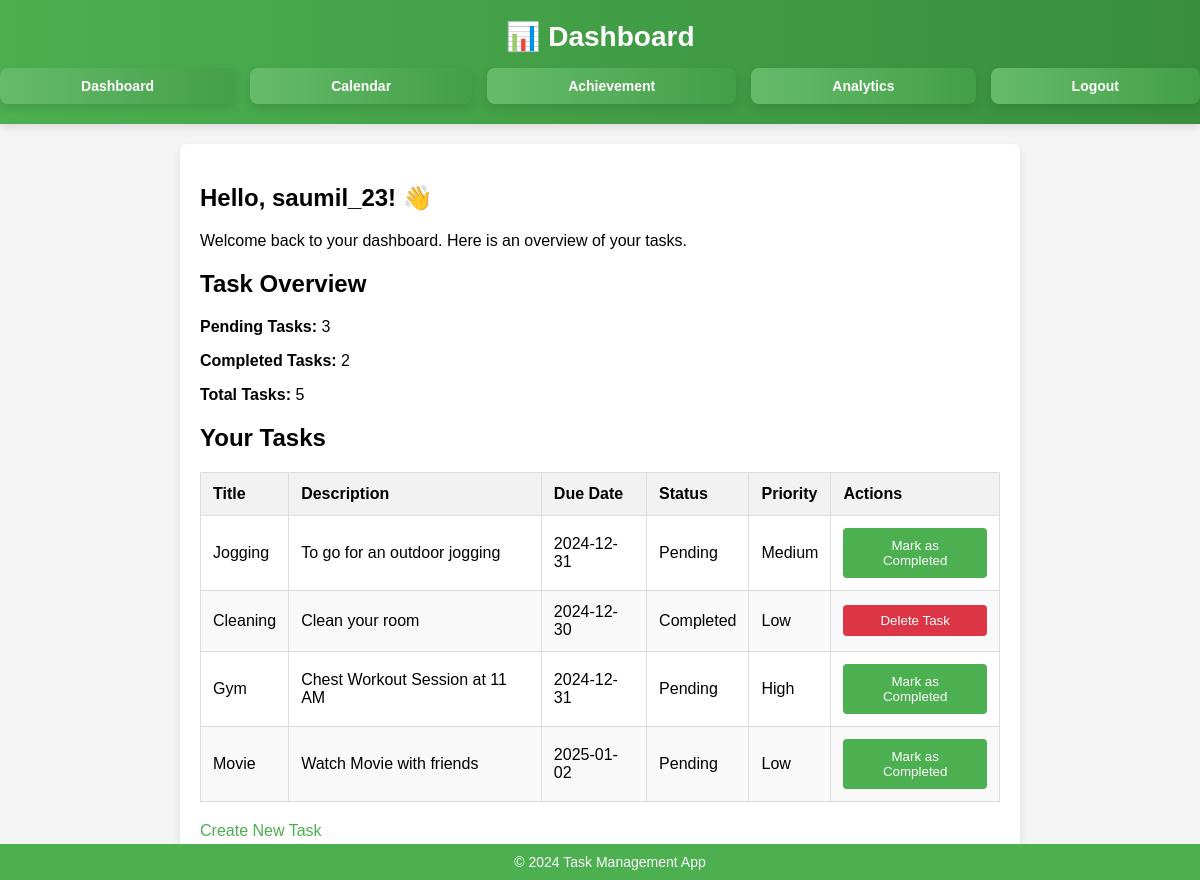
Page /dashboard (signed in) on the earlier database version.
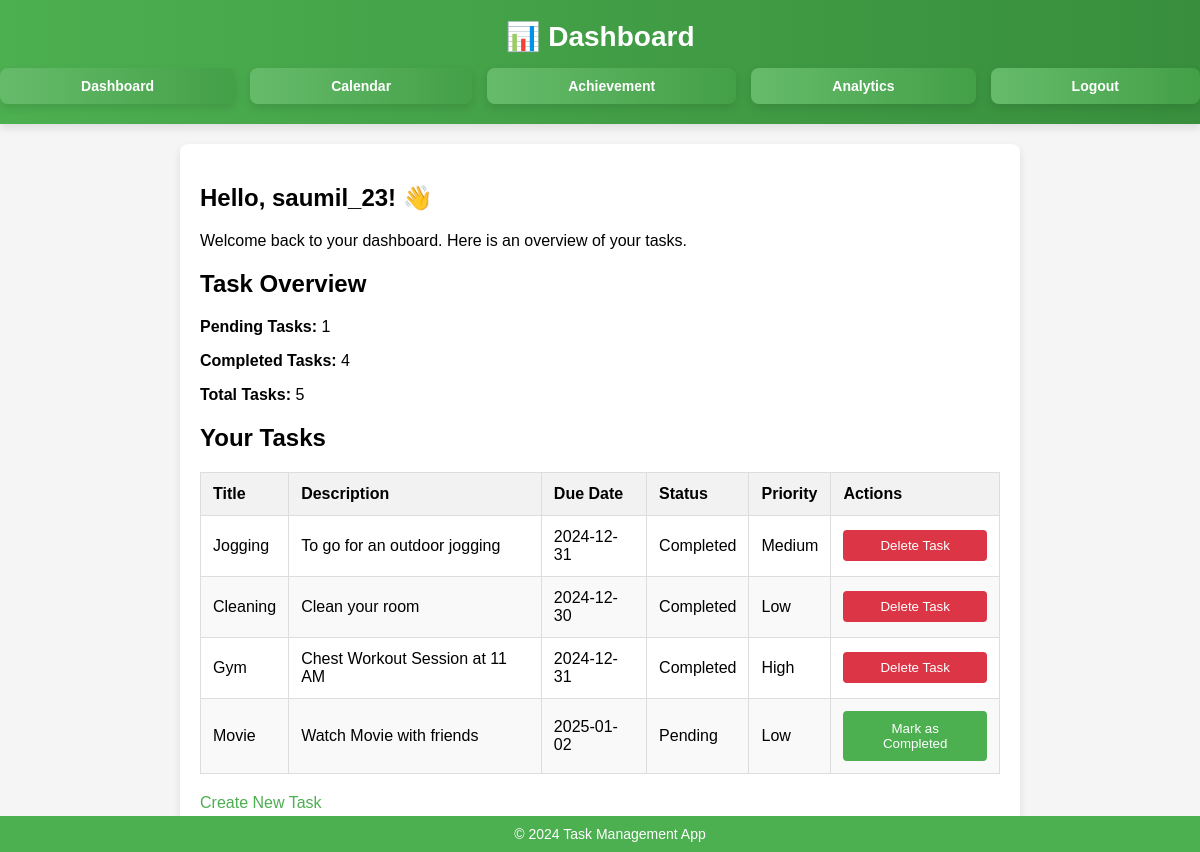
Same page on the later database version.
### main.py (models this page shows)
class Task(db.Model):
    id = db.Column(db.Integer, primary_key=True)
    title = db.Column(db.String(100), nullable=False)
    description = db.Column(db.Text, nullable=True)
    due_date = db.Column(db.Date, nullable=False)
    status = db.Column(db.String(20), default='Pending')
    priority = db.Column(db.String(10), default='Low')
    user_id = db.Column(db.Integer, db.ForeignKey('user.id'))
    created_date = db.Column(db.DateTime, default=datetime.utcnow)
    completed_date = db.Column(db.DateTime, nullable=True)
    is_deleted = db.Column(db.Boolean, default=False)

### main.py (the view)
@app.route('/dashboard')
def dashboard():
    user = get_current_user()
    if not user:
        flash('Please log in first.', 'warning')
        return redirect(url_for('login'))
    tasks = Task.query.filter_by(user_id=user.id).all()
    pending_tasks = sum(1 for task in tasks if task.status == 'Pending' and not task.is_deleted)
    completed_tasks = sum(1 for task in tasks if task.status == 'Completed')
    total_tasks = pending_tasks + completed_tasks
    return render_template('dashboard.html',
                           tasks=tasks,
                           pending_tasks=pending_tasks,
                           completed_tasks=completed_tasks,
                           total_tasks=total_tasks,
                           username=user.username)

### main.py (called while the page is built)
def get_current_user():
    user_id = session.get('user_id')
    if user_id:
        return db.session.get(User, user_id)
    return None

### templates/dashboard.html (shortened to what this page needs)
<!DOCTYPE html>
<html lang="en">
<head>
    <link rel="stylesheet" href="{{ url_for('static', filename='styles.css') }}">
</head>
<body>
    <header>
        <h1>📊 Dashboard</h1>
        <nav>
            <a href="{{ url_for('dashboard') }}">Dashboard</a>
            <a href="{{ url_for('calendar') }}">Calendar</a>
            <a href="{{ url_for('achievement') }}">Achievement</a>
            <a href="{{ url_for('analytics') }}">Analytics</a>
            <a href="{{ url_for('logout') }}">Logout</a>
        </nav>
    </header>
    <main>
        <section class="greeting-message">
            <h2>Hello, {{ username }}! 👋</h2>
            <p>Welcome back to your dashboard. Here is an overview of your tasks.</p>
        </section>
        <section class="task-overview">
            <h2>Task Overview</h2>
            <div class="overview-stats">
                <p><strong>Pending Tasks:</strong> {{ pending_tasks }}</p>
                <p><strong>Completed Tasks:</strong> {{ completed_tasks }}</p>
                <p><strong>Total Tasks:</strong> {{ total_tasks }}</p>
            </div>
        </section>
        <section class="task-list">
            <h2>Your Tasks</h2>
            <table>
                <thead>
                    <tr>
                        <th>Title</th>
                        <th>Description</th>
                        <th>Due Date</th>
                        <th>Status</th>
                        <th>Priority</th>
                        <th>Actions</th>
                    </tr>
                </thead>
                <tbody>
                    {% for task in tasks %}
                        {% if not task.is_deleted%}
                        <tr>
                            <td>{{ task.title }}</td>
                            <td>{{ task.description }}</td>
                            <td>{{ task.due_date }}</td>
                            <td>{{ task.status }}</td>
                            <td>{{ task.priority }}</td>
                            <td>
                                {% if task.status != 'Completed' %}
                                <form action="{{ url_for('complete_task', task_id=task.id) }}" method="POST">
                                    <button type="submit" class="btn btn-primary">Mark as Completed</button>
                                </form>
                                {% elif task.status == 'Completed' and not task.is_deleted %}
                                <form action="{{ url_for('delete_task', task_id=task.id) }}" method="POST">
                                    <button type="submit" class="btn btn-danger">Delete Task</button>
                                </form>
                                {% else %}
                                    <button class="btn btn-secondary" disabled>Task Deleted</button>
                                {% endif %}
                            {% endif %}
                        </td>
                    </tr>
                    {% endfor %}
                </tbody>
            </table>
        </section>
        <a href="{{ url_for('create_task') }}" class="btn btn-success">Create New Task</a>
    </main>
    <footer>
        <p>&copy; 2024 Task Management App</p>
    </footer>
</body>
</html>

Differences in the rows shown:
changed Task "Jogging": status "Pending" → "Completed"; status "Mark as Completed" → "Delete Task"
changed Task "Gym": status "Pending" → "Completed"; status "Mark as Completed" → "Delete Task"
Other differences:
{{ pending_tasks }}: "3" → "1"
{{ completed_tasks }}: "2" → "4"
